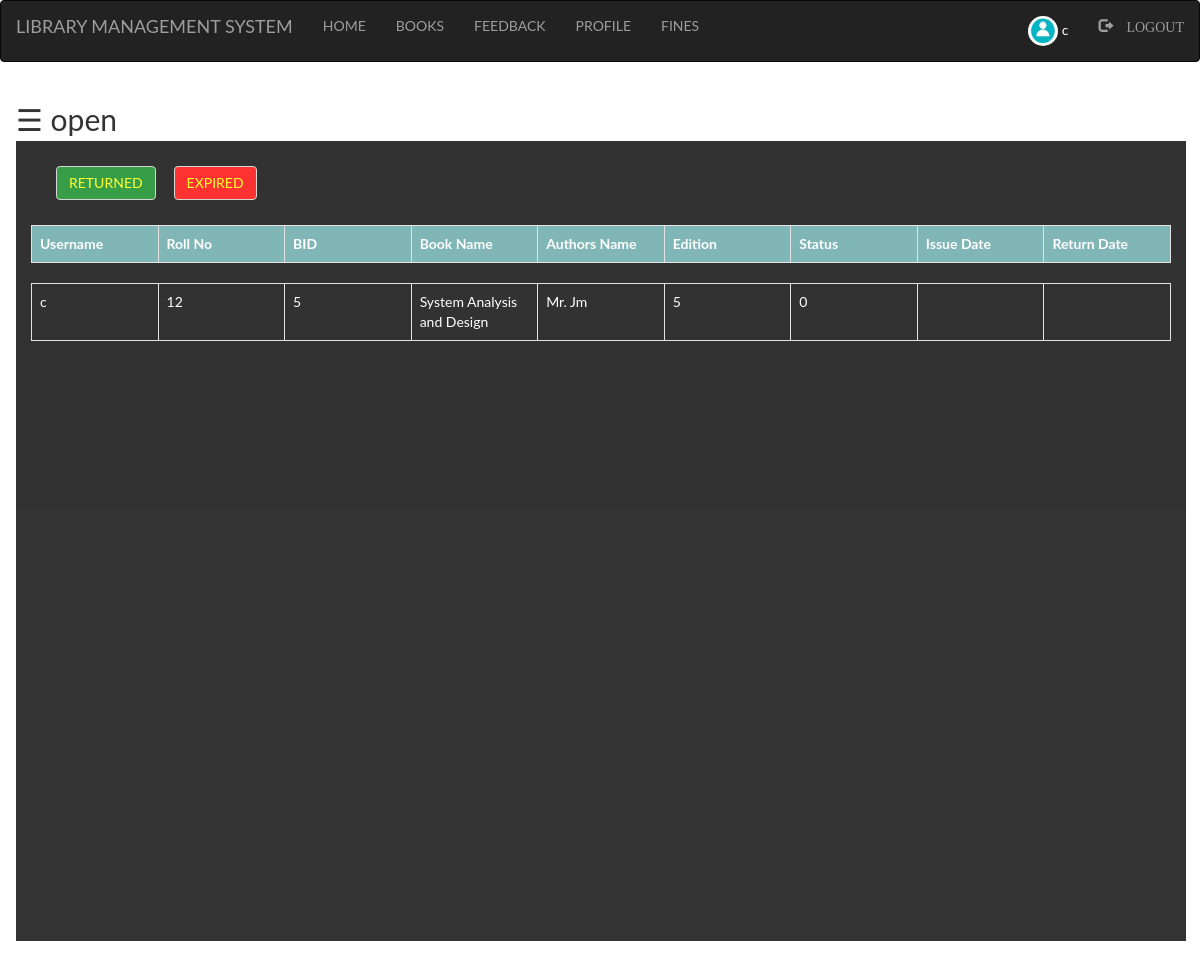
Screenshot of /student/expired.php (signed in) with the database file from the repository.
### tables this page shows
CREATE TABLE `student` (
  `first` varchar(100) NOT NULL,
  `last` varchar(100) NOT NULL,
  `username` varchar(100) NOT NULL,
  `password` varchar(255) NOT NULL,
  `roll` int(100) NOT NULL,
  `email` varchar(100) NOT NULL,
  `contact` int(100) NOT NULL,
  `pic` varchar(100) NOT NULL
);

CREATE TABLE `books` (
  `bid` int(100) NOT NULL,
  `name` varchar(100) NOT NULL,
  `authors` varchar(100) NOT NULL,
  `edition` int(100) NOT NULL,
  `status` varchar(100) NOT NULL,
  `quantity` int(100) NOT NULL,
  `department` varchar(100) NOT NULL
);

CREATE TABLE `issue_book` (
  `username` varchar(100) NOT NULL,
  `bid` int(100) NOT NULL,
  `approve` varchar(100) NOT NULL,
  `issue` varchar(100) NOT NULL,
  `return` varchar(100) NOT NULL
);

### student/expired.php (the view, shortened to what this page needs)
<?php
include "navbar.php";
?>
<!DOCTYPE html>
<html>
<head>
</head>
<body>
  <div id="main">
    <span style="font-size:30px;cursor:pointer" onclick="openNav()">&#9776; open</span>
    <div class="container">
      <?php
      if (isset($_SESSION['login_user'])) {
        ?>
        <div style="float:left;padding:25px">
          <form method="post" action="">
            <button name="submit2" type="submit" class="btn btn-default" style="background-color: #06861a;color:yellow">RETURNED</button>
            <button name="submit3" type="submit" class="btn btn-default" style="background-color: red;color:yellow">EXPIRED</button>
          </form>
        </div>
        <?php
        $login_user = $_SESSION['login_user'];
        if (isset($_POST['submit2'])) {
          $ret = '<p style="color:yellow; background-color:green;">RETURNED</p>';
          $sql = "SELECT student.username, roll, books.bid, name, authors, edition, approve, issue, issue_book.return
                  FROM student
                  INNER JOIN issue_book ON student.username = issue_book.username
                  INNER JOIN books ON issue_book.bid = books.bid
                  WHERE issue_book.approve = '$ret' AND student.username = '$login_user'
                  ORDER BY issue_book.return DESC";
        } else {
          $sql = "SELECT student.username, roll, books.bid, name, authors, edition, approve, issue, issue_book.return
                  FROM student
                  INNER JOIN issue_book ON student.username = issue_book.username
                  INNER JOIN books ON issue_book.bid = books.bid
                  WHERE issue_book.approve != '' AND issue_book.approve != 'Yes' AND student.username = '$login_user'
                  ORDER BY issue_book.return DESC";
        }
        $res = mysqli_query($db, $sql);
        echo "<table class='table table-bordered' style='width:100%;'>";
        echo "<tr style='background-color: #6db6b9e6;'>";
        echo "<th>Username</th>";
        echo "<th>Roll No</th>";
        echo "<th>BID</th>";
        echo "<th>Book Name</th>";
        echo "<th>Authors Name</th>";
        echo "<th>Edition</th>";
        echo "<th>Status</th>";
        echo "<th>Issue Date</th>";
        echo "<th>Return Date</th>";
        echo "</tr>";
        echo "</table>";
        echo "<div class='scroll'>";
        echo "<table class='table table-bordered'>";
        while ($row = mysqli_fetch_assoc($res)) {
          echo "<tr>";
          echo "<td>".$row['username']."</td>";
          echo "<td>".$row['roll']."</td>";
          echo "<td>".$row['bid']."</td>";
          echo "<td>".$row['name']."</td>";
          echo "<td>".$row['authors']."</td>";
          echo "<td>".$row['edition']."</td>";
          echo "<td>".$row['approve']."</td>";
          echo "<td>".$row['issue']."</td>";
          echo "<td>".$row['return']."</td>";
          echo "</tr>";
        }
        echo "</table>";
        echo "</div>";
      } else {
        echo "<h3 style='text-align: center;'>Login to see information of Borrowed Books</h3>";
      }
      ?>
    </div>
  </div>
</body>
</html>

### student/style.css (style rules this page uses)
html, body, div, span, object, iframe, h1, h2, h3, h4, h5, h6, p, blockquote, pre, abbr, address, cite, code, del, dfn, em, img, ins, kbd, q, samp, small, strong, sub, sup, var, b, i, dl, dt, dd, ol, ul, li, fieldset, form, label, legend, table, caption, tbody, tfoot, thead, tr, th, td, article, aside, canvas, details, figcaption, figure, footer, header, hgroup, menu, nav, section, summary, time, mark, audio, video { margin:0; padding:0; border:0; outline:0; font-size:100%; vertical-align:baseline; background:transparent; }
body { line-height:1; }
table { border-collapse:collapse; border-spacing:0; }

### student/expired.php (style rules this page uses)
body { background-image: url("images/aa.jpg"); background-repeat: no-repeat; font-family: "Lato", sans-serif; transition: background-color .5s; }
#main { transition: margin-left .5s; padding: 16px; }
.container { height: 800px; background-color: black; opacity: .8; color: white; }
.scroll { width: 100%; height: 400px; overflow: auto; }
th, td { width: 10%; }

### rows the page displays
student: username "c", roll "12", books.bid "5", books.name "System Analysis and Design", books.authors "Mr. Jm", books.edition "5", issue_book.approve "0"

### other values shown
$_SESSION['login_user'] "c"
